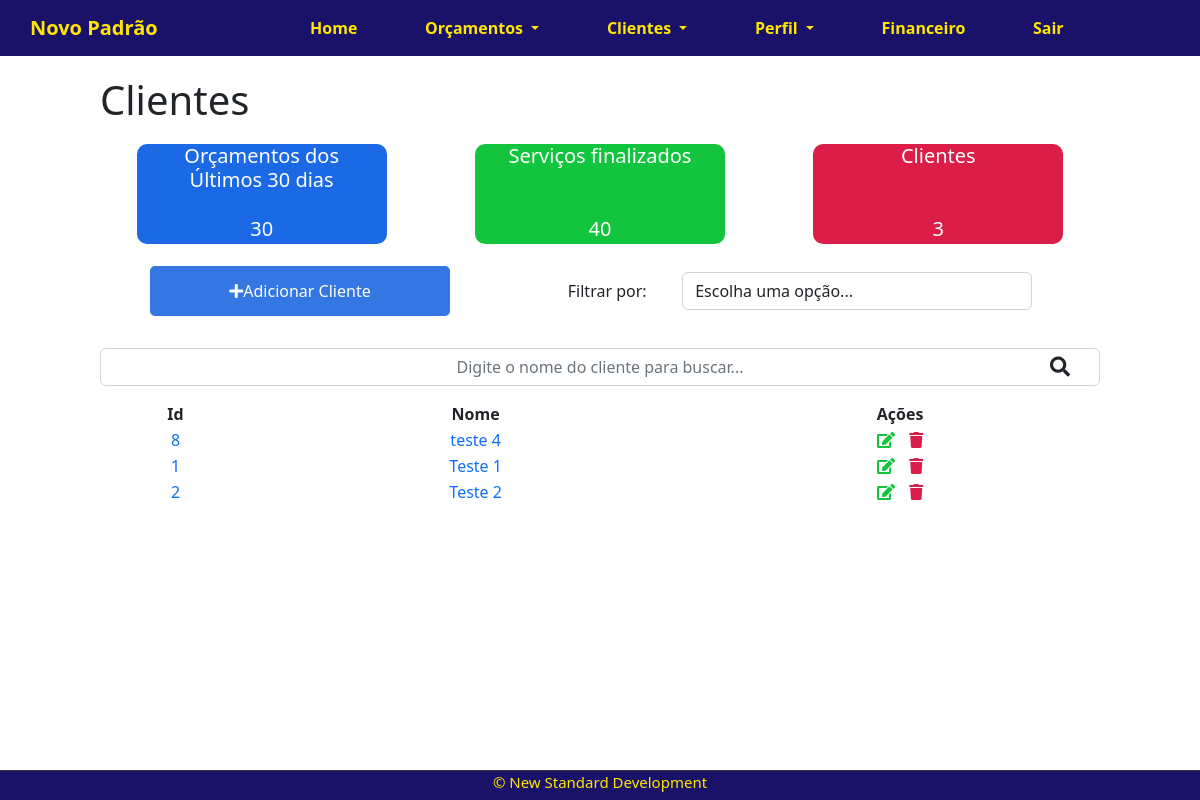
The page /clients/ (signed in) on the database as committed earlier.
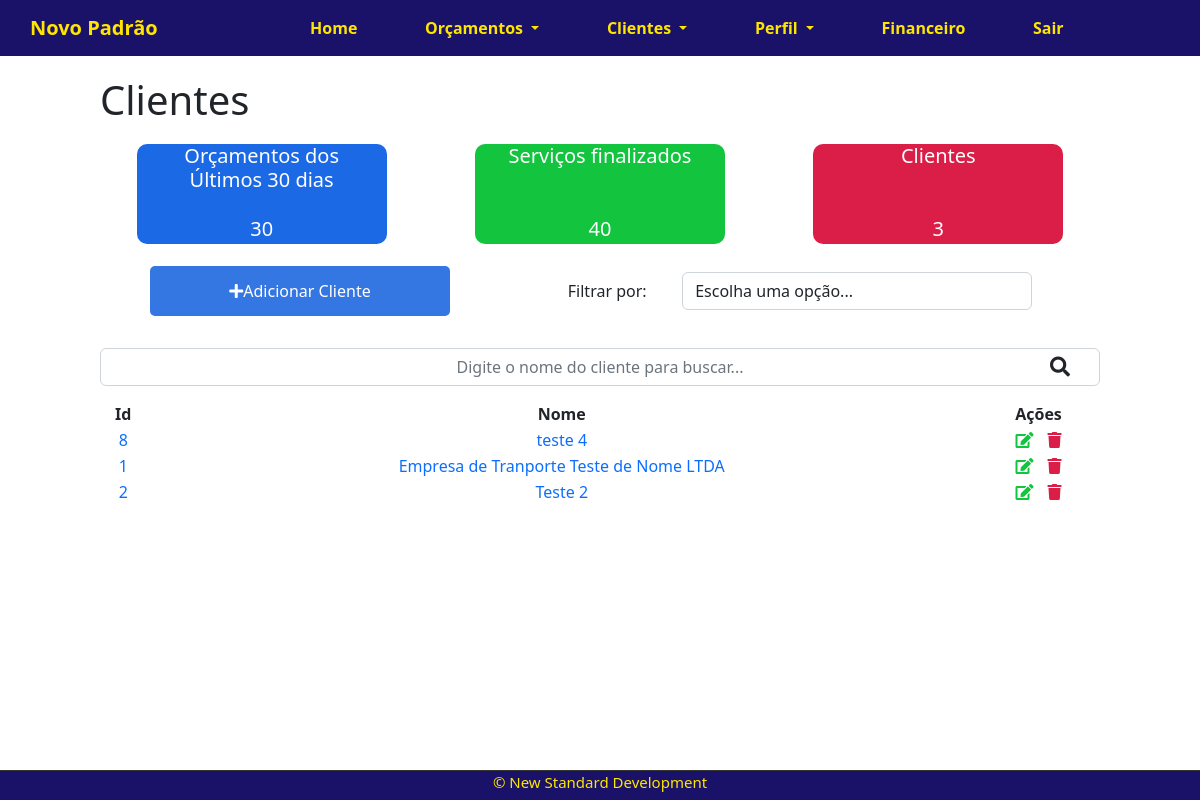
The same page on the database as committed later.
### company/models.py (models this page shows, shortened)
class Clients(models.Model):
    name = models.CharField(max_length=255 )
    client_type = models.CharField(
        max_length=25,
        choices=CLIENT_TYPE,
        null=True,
        blank=True,
        )
    user = models.ForeignKey(get_user_model(), on_delete=models.CASCADE)
    create_at = models.DateTimeField(auto_now_add=True)
    update_at = models.DateTimeField(auto_now=True)

### company/views.py (the view)
# urls.py: path('clients/', views.listClients, name='clients-list'),
@login_required
def listClients(request):
    search = request.GET.get('search')
    filter = request.GET.get('filter')
    if search:
        clients = Clients.objects.filter(nome__icontains=search, user=request.user)
    elif filter:
        clients = Clients.objects.filter(client_type=filter, user=request.user)
    else:
        clients_list = Clients.objects.all().order_by('-create_at').filter(user=request.user)
        paginator = Paginator(clients_list,3)
        page = request.GET.get('page')
        clients = paginator.get_page(page)
    clientsCount = Clients.objects.all().filter(user=request.user).count()
    context = {
        'clients': clients ,
        'clientsCount':clientsCount}
    return render(request, 'company/listclients.html', context)

### company/templates/company/listclients.html (shortened to what this page needs)
{% extends 'base.html' %}
{% block content %}
<div class="offset-1 col-10 list-div">
    <h1>Clientes</h1>
    <div class="flex-container dashboard-client">
        <div class="col-4 dashboard-client-box" id="dashboard-client-lastdays">
            <h4>Orçamentos dos <br> Últimos 30 dias</h4>
            <span>30</span>
        </div>
        <div class="col-4 dashboard-client-box" id="dashboard-client-done">
            <h4>Serviços finalizados</h4>
            <span>40</span>
        </div>
        <div class="col-4 dashboard-client-box" id="dashboard-client-doing">
            <h4>Clientes</h4>
            <span>{{ clientsCount }}</span>
        </div>
    </div>
    <div class="flex-container filter-div">
        <div id="add-link">
            <a href="newclient/">
                <div class="col-2 add-div">
                    <i class="fas fa-plus"></i> Adicionar Cliente
                </div>
            </a>
        </div>
        <div id="div-filter-span">
            <span>Filtrar por:</span>
            <select name="filter" id="filter" class="form-control">
                <option value="">Escolha uma opção...</option>
            </select>
        </div>
    </div>
    <div class=" flex-container search-div">
        <form method="GET" id="search-form">
            <input class="form-control" type="text" id="search" name="search"
                placeholder="Digite o nome do cliente para buscar..." value="{{ request.GET.search }}">
            <i class="fas fa-search" id="search-btn"></i>
        </form>
    </div>
    <div class="div-base-table">
        <table class="client-list">
            <thead>
                <tr>
                    <th>Id</th>
                    <th>Nome</th>
                    <th>Ações</th>
                </tr>
            </thead>
            <tbody class="client-item">
                {% for client in clients %}
                <tr>
                    <td>
                        <span class="client-name">
                            <a href="client/{{client.id}}">{{client.id}}
                            </a>
                        </span>
                    </td>
                    <td>
                        <span class="client-name">
                            <a href="client/{{client.id}}">{{client.name}}
                            </a>
                        </span>
                    </td>
                    <td class="buttons-actions">
                        <a href="edit/{{client.id}}">
                            <span>
                                <i class="fas fa-edit "></i>
                            </span>
                        </a>
                        <a href="delete/{{client.id}}" class="delete-btn">
                            <span>
                                <i class="fas fa-trash"></i>
                            </span>
                        </a>
                    </td>
                </tr>
                {%endfor %}
            </tbody>
        </table>
    </div>
</div>
{% endblock %}

Rows that differ between the two databases and show on the page:
changed Clients id 1: name "Teste 1" → "Empresa de Tranporte Teste de Nome LTDA"
